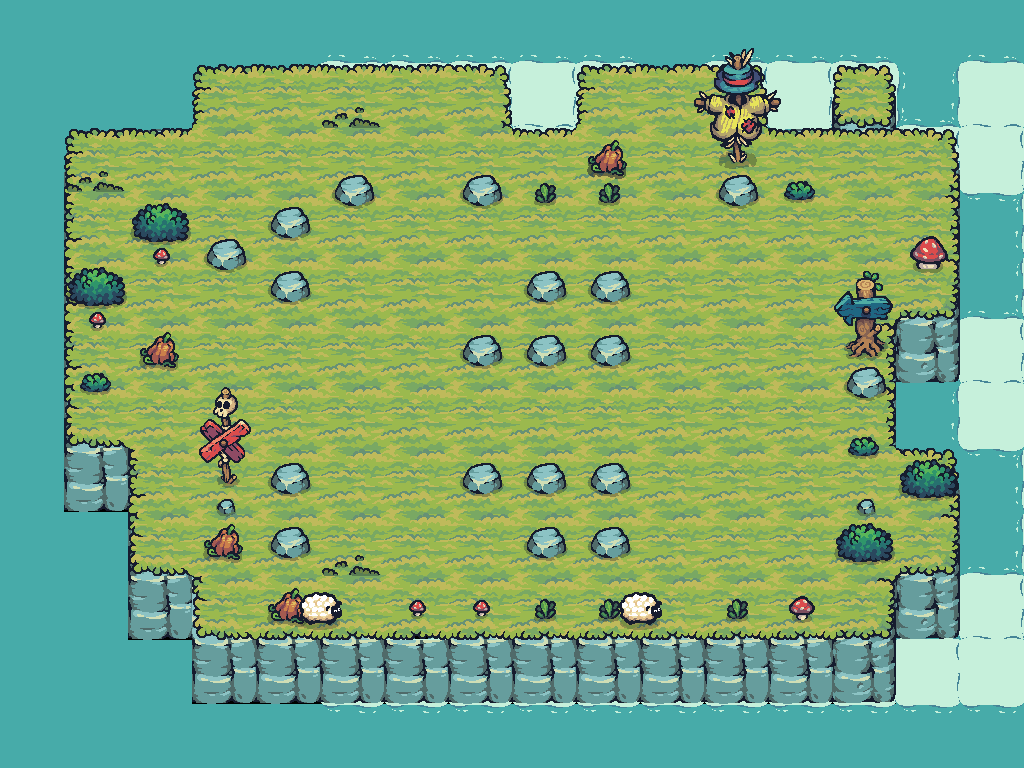

Tiled map render using the project's own tile images. Description and the map definition, with tile-layer contents summarised, below:
An orthogonal 16x12 tile map with 64x64 px tiles, 11 tile layers (Water, Foam, layerforedge, new game bg, ...), 23 tilesets and 29 objects (18x Block, 6x Tree, PlayerCheckpoint, AntiPlayerCheckpoint, Player, ...).

<map version="1.10" tiledversion="1.11.0" orientation="orthogonal" renderorder="right-down" width="16" height="12" tilewidth="64" tileheight="64" infinite="0" nextlayerid="29" nextobjectid="11">
<properties>
  <property name="Star1" type="int" value="31" />
  <property name="Star2" type="int" value="35" />
  <property name="Star3" type="int" value="40" />
 </properties>
 <tileset firstgid="1" source="Terrain.tsx" />
 <tileset firstgid="41" source="Castle_Red.tsx" />
 <tileset firstgid="61" source="Tree.tsx" />
 <tileset firstgid="169" source="17.tsx" />
 <tileset firstgid="171" source="Tower_Blue.tsx" />
 <tileset firstgid="179" source="01.tsx" />
 <tileset firstgid="180" source="06.tsx" />
 <tileset firstgid="181" source="18.tsx" />
 <tileset firstgid="190" source="09.tsx" />
 <tileset firstgid="191" source="12.tsx" />
 <tileset firstgid="192" source="16.tsx" />
 <tileset firstgid="194" source="Castle_Destroyed.tsx" />
 <tileset firstgid="214" source="HappySheep_Idle.tsx" />
 <tileset firstgid="222" source="Tree_192.tsx" />
 <tileset firstgid="234" source="Water.tsx" />
 <tileset firstgid="235" source="Foam_192.tsx" />
 <tileset firstgid="243" source="Tilemap_Elevation.tsx" />
 <tileset firstgid="275" source="02.tsx" />
 <tileset firstgid="276" source="03.tsx" />
 <tileset firstgid="277" source="04.tsx" />
 <tileset firstgid="278" source="07.tsx" />
 <tileset firstgid="279" source="10.tsx" />
 <tileset firstgid="280" source="TX Props.tsx" />
 <group id="26" name="Common">
  <layer id="13" name="Water" width="16" height="12">
   <data>[192 cells, 88 non-empty, 1 distinct tile ids]</data>
  </layer>
  <layer id="14" name="Foam" width="16" height="12" offsetx="128" offsety="0">
   <data>[192 cells, 44 non-empty, 1 distinct tile ids]</data>
  </layer>
  <layer id="19" name="layerforedge" width="16" height="12">
   <data>[192 cells, 30 non-empty, 11 distinct tile ids]</data>
  </layer>
  <layer id="15" name="new game bg" width="16" height="12">
   <data>[192 cells, 128 non-empty, 12 distinct tile ids]</data>
  </layer>
  <layer id="24" name="eat" width="16" height="12">
   <data>[192 cells, 5 non-empty, 3 distinct tile ids]</data>
  </layer>
  <layer id="27" name="grass" width="16" height="12">
   <data>[192 cells, 3 non-empty, 1 distinct tile ids]</data>
  </layer>
  <layer id="17" name="props" width="16" height="12" offsetx="0" offsety="32">
   <data>[192 cells, 17 non-empty, 7 distinct tile ids]</data>
  </layer>
  <layer id="18" name="propsLayer2" width="16" height="12">
   <data>[192 cells, 15 non-empty, 12 distinct tile ids]</data>
  </layer>
  <objectgroup id="21" name="TreesOutSideGameGrid" class="TreesOutSideGameGrid">
   <object id="3" name="Tree" type="Tree" x="192" y="128" width="64" height="64" />
   <object id="5" name="Tree" type="Tree" x="256" y="128" width="64" height="64" />
   <object id="6" name="Tree" type="Tree" x="384" y="128" width="64" height="64" />
   <object id="7" name="Tree" type="Tree" x="832" y="192" width="64" height="64" />
   <object id="8" name="Tree" type="Tree" x="640" y="128" width="64" height="64" />
   <object id="9" name="Tree" type="Tree" x="192" y="320" width="64" height="64" />
  </objectgroup>
  <layer id="22" name="AheadOfTreesProps" width="16" height="12">
   <data>[192 cells, 6 non-empty, 6 distinct tile ids]</data>
  </layer>
  <objectgroup id="30" name="CollisionblocksForGrid">
   <object id="101" name="Block" type="Block" x="256" y="128" width="576" height="64" />
   <object id="102" name="Block" type="Block" x="256" y="576" width="576" height="64" />
   <object id="103" name="Block" type="Block" x="192" y="192" width="64" height="384" />
   <object id="104" name="Block" type="Block" x="831" y="192" width="64" height="384" />
  </objectgroup>
  <layer id="25" name="BottomEdge" width="16" height="12">
   <data>[192 cells, 2 non-empty, 1 distinct tile ids]</data>
  </layer>
 </group>
 <layer id="28" name="CollisionblockTileLayer" width="16" height="12">
  <data>[192 cells, 14 non-empty, 1 distinct tile ids]</data>
 </layer>
 <objectgroup id="5" name="Collisionblocks">
  <object id="1" name="Block" type="Block" x="256" y="192" width="64" height="64" />
  <object id="3" name="Block" type="Block" x="256" y="256" width="64" height="64" />
  <object id="4" name="Block" type="Block" x="512" y="256" width="64" height="64" />
  <object id="5" name="Block" type="Block" x="576" y="256" width="64" height="64" />
  <object id="7" name="Block" type="Block" x="448" y="320" width="64" height="64" />
  <object id="8" name="Block" type="Block" x="512" y="320" width="64" height="64" />
  <object id="9" name="Block" type="Block" x="576" y="320" width="64" height="64" />
  <object id="10" name="Block" type="Block" x="256" y="448" width="64" height="64" />
  <object id="11" name="Block" type="Block" x="448" y="448" width="64" height="64" />
  <object id="12" name="Block" type="Block" x="512" y="448" width="64" height="64" />
  <object id="13" name="Block" type="Block" x="576" y="448" width="64" height="64" />
  <object id="14" name="Block" type="Block" x="256" y="512" width="64" height="64" />
  <object id="16" name="Block" type="Block" x="512" y="512" width="64" height="64" />
  <object id="17" name="Block" type="Block" x="576" y="512" width="64" height="64" />
 </objectgroup>
 <objectgroup id="6" name="Checkpoints">
  <object id="2" name="PlayerCheckpoint" type="PlayerCheckpoint" x="768" y="192" width="64" height="64" />
  <object id="18" name="AntiPlayerCheckpoint" type="AntiPlayerCheckpoint" x="640" y="512" width="64" height="64" />
 </objectgroup>
 <objectgroup id="7" name="Spawnpoints">
  <object id="6" name="Player" type="Player" x="256" y="320" width="64" height="64" />
  <object id="15" name="AntiPlayer" type="AntiPlayer" x="320" y="512" width="64" height="64" />
  <object id="9999" name="MovingBarrel" type="MovingBarrel" x="640" y="192" width="64" height="64">
       <properties>
        <property name="downOffset" type="int" value="5" />
        <property name="isVertical" type="bool" value="true" />
        <property name="leftOffset" type="int" value="0" />
        <property name="rightOffset" type="int" value="0" />
        <property name="upOffset" type="int" value="0" />
       </properties>
      </object>
 </objectgroup>
</map>
